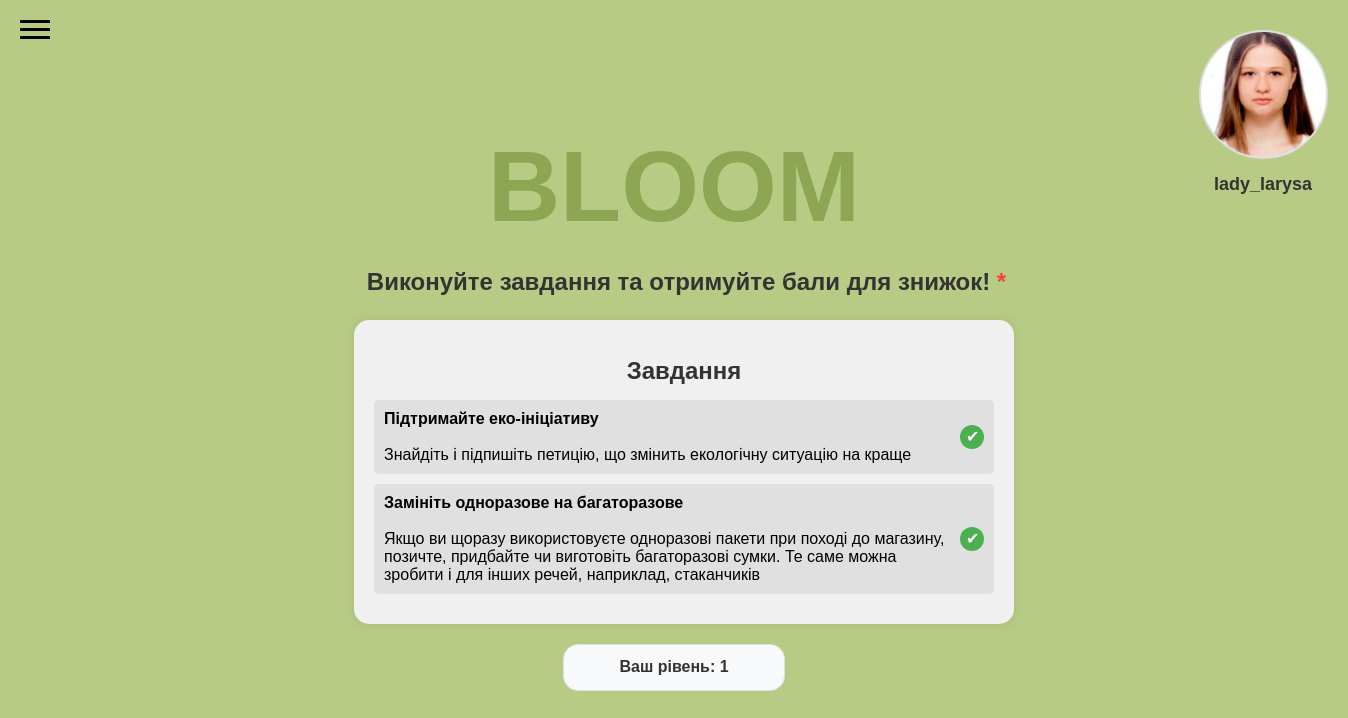
Page /homepage/ (signed in) on the committed database.
### profiles/models.py (models this page shows)
class Profile(models.Model):
    user = models.OneToOneField(User, on_delete=models.CASCADE)
    avatar = models.ImageField(upload_to='avatars/', default='avatars/default.png')
    level = models.IntegerField(default=0)
    points_balance = models.IntegerField(default=0)
    completed_tasks_count = models.IntegerField(default=0)

### usertasks/models.py (models this page shows, shortened)
class TaskStatus(models.Model):
    task = models.ForeignKey(Task, on_delete=models.CASCADE)
    completed = models.BooleanField(default=False)
    user = models.ForeignKey(User, on_delete=models.CASCADE)
    selected = models.BooleanField(default=False)

class Task(models.Model):
    title = models.CharField(max_length=255)
    description = models.TextField()

### usertasks/views.py (the view)
# urls.py: path('homepage/', include('usertasks.urls')),
@login_required
def homepage(request):
    statuses = TaskStatus.objects.filter(user=request.user, selected=True)
    return render(request, 'tasks/index.html', {'statuses': statuses})

### templates/tasks/index.html (shortened to what this page needs)
<!DOCTYPE html>
{% load static %}
<html lang="en">
<head>
    <link rel="stylesheet" href="{% static 'tasks/css/homepage.css' %}">
    <link rel="stylesheet" href="{% static 'sidebar.css' %}">
    <link rel="stylesheet" href="{% static 'profile_btn.css' %}">
</head>
<body>
    {% include 'sidebar.html' %}
    {% include 'profile_btn.html' %}
    <div class="container">
        <h2>BLOOM</h2>
        <h3>Виконуйте завдання та отримуйте бали для знижок!
            <span class="tooltip">*
            </span>
        </h3>
        <div class="task">
            <h1>Завдання</h1>
            {% for status in statuses %}
                <div class="task-item {% if status.completed %}completed-task{% endif %}" id="task-{{ status.task.id }}">
                    <span class="task-text"><b>{{ status.task.title }}</b><br><br>{{ status.task.description }}</span>
                    <button class="complete-btn" data-task-id="{{ status.task.id }}">✔</button>
                </div>
            {% empty %}
                <p>No tasks available.</p>
            {% endfor %}
        </div>
        <div class="user-level">
            <p>Ваш рівень: {{ user.profile.level }}</p>
        </div>
    </div>
</body>
</html>

### templates/profile_btn.html
{% load static %}
<a href="{% url 'profile' %}">
    <div class="profile-container">
        <div class="profile-icon-container">
            <img src="{% if user.profile.avatar %}{{ user.profile.avatar.url }}{% else %}{% static 'images/default-avatar.png' %}{% endif %}" alt="Profile Icon" class="profile-icon">
        </div>
        <div class="profile-username-container">
            <span class="profile-username">{{ user.username }}</span>
        </div>
    </div>
</a>

### static/tasks/css/homepage.css (style rules this page uses)
body { background-color: #B8CB85; font-family: Arial, sans-serif; display: flex; flex-direction: column; justify-content: center; align-items: center; height: 100vh; margin: 0; position: relative; }
.task { background-color: #f0f0f0; border-radius: 15px; padding: 20px; box-shadow: 0 0 10px rgba(0, 0, 0, 0.1); margin-left: 20px; }
h2 { font-size: 100px; color: #8EA553; text-align: center; font-weight: bold; margin-bottom: 20px; margin-top: 20px; }
h3 { font-size: 24px; color: #333; margin-bottom: 24px; margin-left: 25px; text-align: center; }
h1 { font-size: 24px; color: #333; margin-bottom: 15px; text-align: center; }
.task-item { display: flex; justify-content: space-between; align-items: center; background-color: #e0e0e0; border-radius: 20px; padding: 10px 20px; margin-bottom: 10px; width: 600px; }
.task-text { flex-grow: 1; margin-right: 10px; white-space: normal; word-break: break-word; }
button { width: 24px; height: 24px; border: none; border-radius: 50%; cursor: pointer; color: white; font-size: 16px; }
.complete-btn { background-color: #4caf50; }
.user-level { display: flex; background-color: #b8cb85; padding: 10px 20px; border-radius: 20px; text-align: center; color: #333; font-weight: bold; margin-top: 10px; width: 200px; justify-content: center; align-items: center; height: 25px; margin-left: auto; margin-right: auto; }
.task-item { transition: background-color 0.3s; padding: 10px; border-radius: 5px; margin-bottom: 10px; }
.user-level { margin-top: 20px; padding: 10px; text-align: center; background-color: #f8f9fa; border: 1px solid #dee2e6; border-radius: 15px; }
.tooltip { text-align: left; position: relative; display: inline-block; cursor: pointer; color: #f44336; }

### static/profile_btn.css (style rules this page uses)
.profile-container { display: flex; flex-direction: column; align-items: center; width: 150px; height: auto; margin-left: auto; margin-right: 0; margin-top: 20px; position: fixed; top: 10px; right: 10px; z-index: 200; }
.profile-icon-container { width: 125px; height: 125px; border-radius: 50%; overflow: hidden; border: 2px solid #ddd; display: flex; justify-content: center; align-items: center; background-color: #f4f4f4; margin-bottom: 10px; }
.profile-icon { width: 100%; height: 100%; object-fit: cover; }
.profile-username-container { margin-top: 5px; text-align: center; }
.profile-username { font-size: 18px; color: #333; font-weight: bold; margin: 0; }

### rows in the picture
TaskStatus: task "Підтримайте еко-ініціативу", task.description "Знайдіть і підпишіть петицію, що змінить екологічну ситуацію на краще"
TaskStatus: task "Замініть одноразове на багаторазове", task.description "Якщо ви щоразу використовуєте одноразові пакети при поході до магазину, позичте, придбайте чи виготовіть багаторазові сумки. Те саме можна зробити і для інших речей, наприклад, стаканчиків"

### other values in the picture
{{ user.username }} "lady_larysa"
{{ user.profile.level }} "1"
